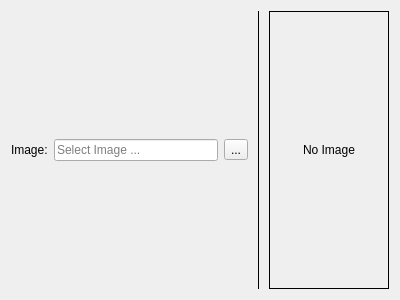
<?xml version="1.0" encoding="UTF-8"?>
<ui version="4.0">
 <class>RollScriptBlockImageWidget</class>
 <widget class="QWidget" name="RollScriptBlockImageWidget">
  <property name="geometry">
   <rect>
    <x>0</x>
    <y>0</y>
    <width>400</width>
    <height>300</height>
   </rect>
  </property>
  <property name="windowTitle">
   <string>Form</string>
  </property>
  <layout class="QHBoxLayout" name="horizontalLayout">
   <item>
    <layout class="QGridLayout" name="gridLayout">
     <item row="0" column="1">
      <widget class="QLineEdit" name="lineEdit_Image">
       <property name="readOnly">
        <bool>true</bool>
       </property>
       <property name="placeholderText">
        <string>Select Image ...</string>
       </property>
      </widget>
     </item>
     <item row="0" column="0">
      <widget class="QLabel" name="label_Image">
       <property name="text">
        <string>Image:</string>
       </property>
      </widget>
     </item>
     <item row="0" column="2">
      <widget class="QToolButton" name="toolButton_Image">
       <property name="text">
        <string>...</string>
       </property>
       <property name="icon">
        <iconset theme="QIcon::ThemeIcon::ImageLoading"/>
       </property>
      </widget>
     </item>
    </layout>
   </item>
   <item>
    <widget class="QLabel" name="label_Line">
     <property name="frameShape">
      <enum>QFrame::Shape::VLine</enum>
     </property>
     <property name="text">
      <string/>
     </property>
    </widget>
   </item>
   <item>
    <widget class="QLabel" name="label_Preview">
     <property name="sizePolicy">
      <sizepolicy hsizetype="Expanding" vsizetype="Expanding">
       <horstretch>0</horstretch>
       <verstretch>0</verstretch>
      </sizepolicy>
     </property>
     <property name="minimumSize">
      <size>
       <width>120</width>
       <height>120</height>
      </size>
     </property>
     <property name="maximumSize">
      <size>
       <width>120</width>
       <height>16777215</height>
      </size>
     </property>
     <property name="frameShape">
      <enum>QFrame::Shape::Box</enum>
     </property>
     <property name="text">
      <string>No Image</string>
     </property>
     <property name="textFormat">
      <enum>Qt::TextFormat::PlainText</enum>
     </property>
     <property name="scaledContents">
      <bool>false</bool>
     </property>
     <property name="alignment">
      <set>Qt::AlignmentFlag::AlignCenter</set>
     </property>
    </widget>
   </item>
  </layout>
 </widget>
 <resources/>
 <connections/>
</ui>
